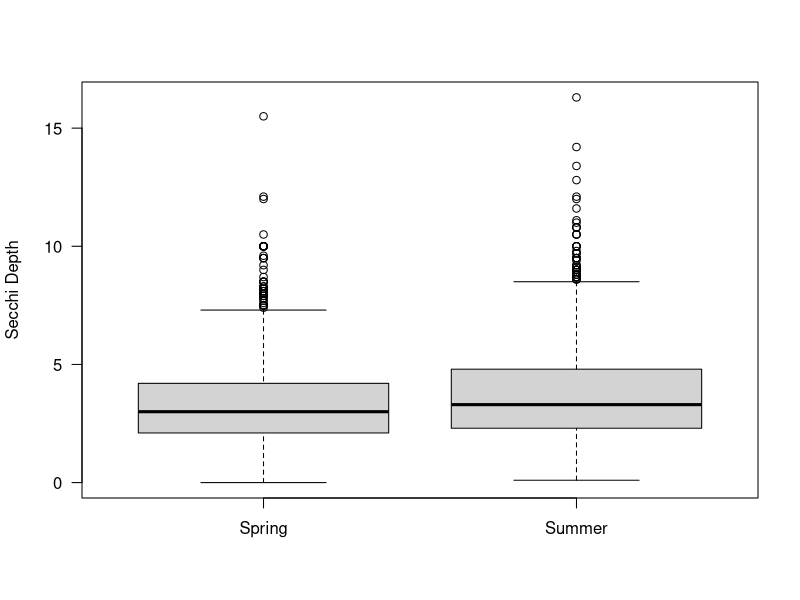

The R script that drew this image:
## Comparison between spring and summer secchi depths from the same sampling year
# AJR: 2024-03-20

library(tidyverse)
library(here)

# Read data
secDat <- read_csv(here("data","summerSecchis_bsm.csv")) %>% 
  select(WbyName,`Water Chem Sample Date`, `Water Chem Secchi Depth (Spring)`,`Limno Sample Date`, `Limno Secchi Depth (Summer)`) %>% 
  rename(waterbodyID = WbyName, 
         waterChem_dateSample = `Water Chem Sample Date`, 
         limno_dateSample = `Limno Sample Date`,
         springSecchi = `Water Chem Secchi Depth (Spring)`, 
         summerSecchi = `Limno Secchi Depth (Summer)`) %>% 
  relocate(limno_dateSample, .after = waterChem_dateSample)

# Remove rows with NAs and where waterChem_dateSample == limno_dateSample
secDat_complete <- secDat %>% 
  filter_all(all_vars(!is.na(.))) %>% 
  filter(waterChem_dateSample != limno_dateSample)

# T-test between spring and summer secchi's
secTest <- t.test(secDat_complete$springSecchi,secDat_complete$summerSecchi)
secTest
dim(secDat_complete)

# Visualize data, boxplot
boxplot(secDat_complete$springSecchi,secDat_complete$summerSecchi, names = c("Spring","Summer"),
        ylab="Secchi Depth", las = 1)

# Summer secchi's are slightly higher (mean spring = 3.37, mean summer = 3.7), so lakes appear clearer during the summer
# We could add a correction factor to ARU Secchi's (add 0.33cm to BsM data to translate spring model data for use
# in summer predictions?)
